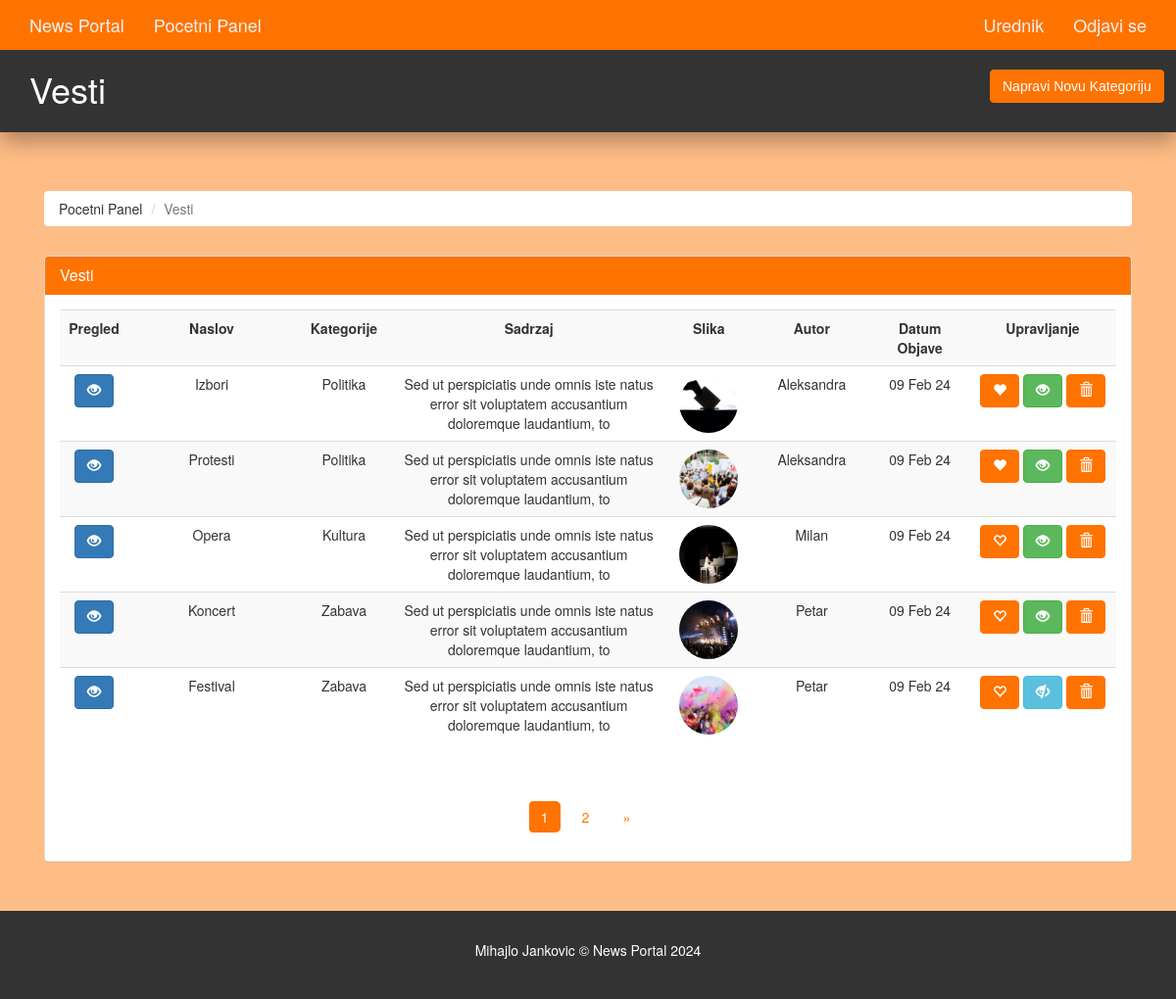
Screenshot of /admin/articles.php (signed in) with the database file from the repository.
### tables this page shows
CREATE TABLE `article` (
  `article_id` int NOT NULL,
  `category_id` int NOT NULL,
  `author_id` int NOT NULL,
  `article_title` varchar(250) NOT NULL,
  `article_image` varchar(200) NOT NULL,
  `article_description` text NOT NULL,
  `article_date` date NOT NULL,
  `article_trend` tinyint NOT NULL,
  `article_active` tinyint NOT NULL,
  `likes` int DEFAULT '0',
  `article_hashtags` varchar(255) NOT NULL DEFAULT '',
  `dislikes` int DEFAULT '0'
);

CREATE TABLE `category` (
  `category_id` int NOT NULL,
  `category_name` varchar(45) NOT NULL,
  `category_color` varchar(35) NOT NULL,
  `category_image` varchar(250) NOT NULL,
  `category_description` varchar(350) NOT NULL
);

CREATE TABLE `author` (
  `author_id` int NOT NULL,
  `author_name` varchar(35) NOT NULL,
  `author_password` varchar(100) NOT NULL,
  `author_email` varchar(45) NOT NULL,
  `category_id` int DEFAULT NULL
);

### admin/articles.php (the view, shortened to what this page needs)
<?php
  require('./includes/nav.inc.php');
?>
<section id="breadcrumb">
  <div class="container">
    <ol class="breadcrumb">
      <li><a href="./index.php">Pocetni Panel</a></li>
      <li class="active">Vesti</li>
    </ol>
  </div>
</section>
<section id="main">
  <div class="container">
    <div class="col-md-12">
      <?php
        $limit = 6;
        if(isset($_GET['page'])) {
          $page = $_GET['page'];
        }else {
          $page = 1;
        }
        $offset = ($page - 1) * $limit;
        $sql = "SELECT article.article_title,
                article.article_id,
                article.article_date,
                author.author_name,
                article.article_image,
                article.article_trend,
                article.article_active,
                article.article_description,
                category.category_name
                FROM article, category, author
                WHERE article.category_id = category.category_id
                AND article.author_id = author.author_id
                ORDER BY article.article_date DESC
                LIMIT {$offset},{$limit}";
        $result = mysqli_query($con,$sql);
        $row = mysqli_num_rows($result);
      ?>
      <div class="panel panel-default">
        <div class="panel-heading main-color-bg">
          <h3 class="panel-title">Vesti</h3>
        </div>
        <div class="panel-body">
          <table class="table table-striped table-hover article-table">
            <tr>
              <th style="min-width: 70px">Pregled</th>
              <th style="min-width: 170px">Naslov</th>
              <th style="min-width: 100px">Kategorije</th>
              <th style="min-width: 250px">Sadrzaj</th>
              <th style="min-width: 90px">Slika</th>
              <th style="min-width: 120px">Autor</th>
              <th style="min-width: 100px">Datum Objave</th>
              <th style="min-width: 150px">Upravljanje</th>
            </tr>
            <?php
                if($row > 0) {
                  while($data = mysqli_fetch_assoc($result)) {
                    $category_name = $data['category_name'];
                    $article_id = $data['article_id'];
                    $article_title = $data['article_title'];
                    $article_trend = $data['article_trend'];
                    $article_desc = $data['article_description'];
                    $article_image = $data['article_image'];
                    $article_date = $data['article_date'];
                    $article_author = $data['author_name'];
                    $article_active = $data['article_active'];
                    $article_desc = substr($article_desc,0,100);
                    $article_date = date("d M y",strtotime($article_date));
                    echo '
                      <tr>
                        <td>
                          <a class="btn btn-primary" href="./article-preview.php?id='.$article_id.'" title="Preview Article">
                            <span class="glyphicon glyphicon-eye-open"></span>
                          </a>
                         </td>
                        <td>
                          '.$article_title.'
                        </td>
                        <td>
                          '.$category_name.'
                        </td>
                        <td>
                          '.$article_desc.'
                        </td>
                        <td>
                          <img src="../assets/images/articles/'.$article_image.'" />
                        </td>
                        <td>
                          '.$article_author.'
                        </td>
                        <td>
                          '.$article_date.'
                        </td>
                        <td>';
                        if($article_trend > 0) {
                          echo '
                          <a class="btn btn-danger" href="./deactivate-trend.php?id='.$article_id.'" title="Remove Article Trend">
                            <span class="glyphicon glyphicon-heart"></span>
                          </a>
                          ';
                        }
                        else {
                          echo '
                          <a class="btn btn-warning" href="./activate-trend.php?id='.$article_id.'" title="Make Article Trending">
                            <span class="glyphicon glyphicon-heart-empty"></span>
                          </a>
                          ';
                        }
                        if($article_active > 0) {
                          echo '
                          <a class="btn btn-success" href="./deactivate-article.php?id='.$article_id.'" title="Deactivate Article">
                            <span class="glyphicon glyphicon-eye-open"></span>
                          </a>
                          ';
                        }
                        else {
                          echo '
                          <a class="btn btn-info" href="./activate-article.php?id='.$article_id.'" title="Activate Article">
                            <span class="glyphicon glyphicon-eye-close"></span>
                          </a>
                          ';
                        }
                        echo '
                          <a class="btn btn-danger" href="javascript:deleteConfirm('.$article_id.')" title="Delete Article">
                            <span class="glyphicon glyphicon-trash"></span>
                          </a>
                        </td>
                      </tr>
                    ';
                  }
                }
              ?>
          </table>
        </div>
        <div class="text-center">
          <ul class="pagination pg-red">
            <?php
              $paginationQuery = "SELECT * FROM article";
              $paginationResult = mysqli_query($con, $paginationQuery);
              if(mysqli_num_rows($paginationResult) > 0) {
                $total_articles = mysqli_num_rows($paginationResult);
                $total_page = ceil($total_articles / $limit);
                for($i = 1; $i <= $total_page; $i++) {
                  $active = "";
                  if($i == $page) {
                    $active = "active";
                  }
                  echo '<li class="page-item '.$active.'"><a href="./articles.php?page='.$i.'" class="page-link">'.$i.'</a></li>';
                }
                if($total_page > $page){
                  echo '
                    <li class="page-item">
                      <a href="articles.php?page='.($page + 1).'" class="page-link">
                        <span>&raquo;</span>
                      </a>
                    </li>';
                }
              }
            ?>
          </ul>
        </div>
      </div>
    </div>
  </div>
</section>
<?php
  require('./includes/footer.inc.php')
?>

### assets/css/partials/4-component.css (style rules this page uses)
.container { width: 100%; padding-right: 15px; padding-left: 15px; margin-right: auto; margin-left: auto; }
.btn { display: inline-block; border: none; background: var(--dark-color); color: #fff; text-decoration: none; font-family: var(--ff-nunito); padding: 0.5rem 0.75rem; border-radius: var(--border-radius); transition: all 200ms ease-in-out; }
.btn-primary { background: #ff7300; }
.pagination { display: inline-block; }
.pagination a { float: left; padding: 8px 16px; margin: 2px; transition: all 200ms ease-in-out; }

### assets/css/admin/style.css (style rules this page uses)
body { background: #ffbd86; }
.btn-danger { color: #fff; background-color: #ff7300; border-color: #ff7300; }
.btn-warning { color: #fff; background-color: #ff7300; border-color: #ff7300; }
.main-color-bg { background-color: #ff7300 !important; border-color: #ff7300 !important; color: #ffffff !important; }
.breadcrumb { margin: 30px 15px; background: #fff; color: #333333; }
.breadcrumb a { color: #333333; }
.article-table td img { border-radius: 50%; object-fit: cover; height: 6rem; width: 6rem; }
.article-table th, .article-table td { text-align: center; }
.pagination>li>a, .pagination>li>span { border-radius: var(--border-radius); margin: 5px; border: none; color: #ff7300; cursor: pointer; }
.pagination>.active>a, .pagination>.active>a:focus, .pagination>.active>a:hover, .pagination>.active>span, .pagination>.active>span:focus, .pagination>.active>span:hover { z-index: 3; color: #fff; cursor: default; background-color: #ff7300; border-color: none; }
#main { min-height: 70.5vh; }

### assets/css/partials/1-variables.css (style rules this page uses)
:root { --primary-color: #ff7300; --secondary-color: #f99500; --light-color: #f1f1f1; --dark-color: #50514f; --black-color: #333333; --tag-trend-color: #fa163f; --tag-yellow-color: #ffbe0b; --tag-purple-color: #8338ec; --tag-blue-color: #3a86ff; --tag-green-color: #00ff73; --tag-orange-color: #bb5700; --tag-pink-color: #ff0a54; --tag-brown-color: #663f3f; --tag-red-color: #ff0000; --tag-black-color: #000000; --tag-dark-color: #000083; --tag-mint-color: #00e8d1; --hover-color: #ee4444; --active-color: #b90615; --ts-vs: 0.56rem; --ts-sml: 0.8rem; --ts-md: 1.1rem; --ts-lg: 1.25rem; --hs-vs: 1.3rem; --hs-sml: 2rem; --hs-md: 2.5rem; --hs-lg: 3rem; --ff-monts: "Montserrat", sans-serif; --ff-nunito: "Nunito Sans", sans-serif; --ff-noto: "Noto Serif", serif; --ff-robo: "Roboto", sans-serif; --border-radius: 5px; }

### rows the page displays
article: article_title "Izbori", category.category_name "Politika", article_description "Sed ut perspiciatis unde omnis iste natus error sit voluptatem accusantium doloremque laudantium, to", article_image (picture), author.author_name "Aleksandra", article_date "09 Feb 24"
article: article_title "Protesti", category.category_name "Politika", article_description "Sed ut perspiciatis unde omnis iste natus error sit voluptatem accusantium doloremque laudantium, to", article_image (picture), author.author_name "Aleksandra", article_date "09 Feb 24"
article: article_title "Opera", category.category_name "Kultura", article_description "Sed ut perspiciatis unde omnis iste natus error sit voluptatem accusantium doloremque laudantium, to", article_image (picture), author.author_name "Milan", article_date "09 Feb 24"
article: article_title "Koncert", category.category_name "Zabava", article_description "Sed ut perspiciatis unde omnis iste natus error sit voluptatem accusantium doloremque laudantium, to", article_image (picture), author.author_name "Petar", article_date "09 Feb 24"
article: article_title "Festival", category.category_name "Zabava", article_description "Sed ut perspiciatis unde omnis iste natus error sit voluptatem accusantium doloremque laudantium, to", article_image (picture), author.author_name "Petar", article_date "09 Feb 24"

### other values shown
$admin_name "Urednik"
$page_title "Vesti"
